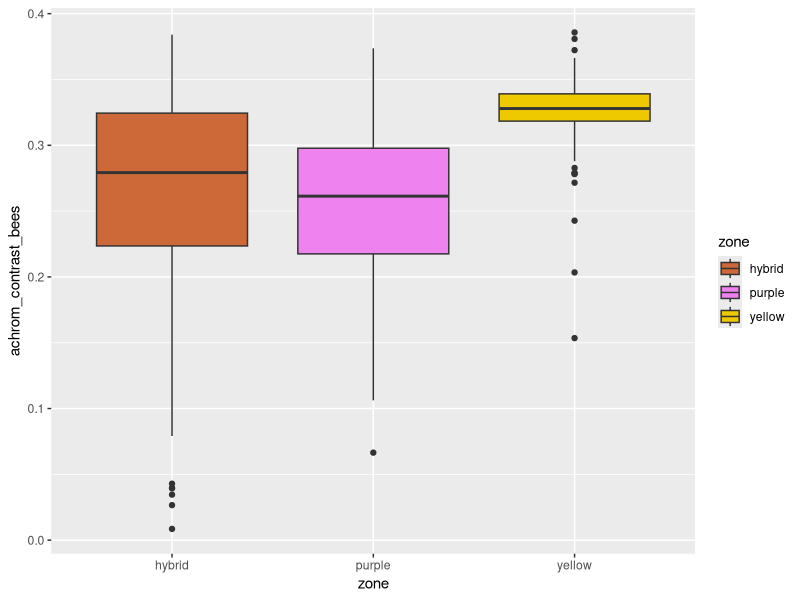
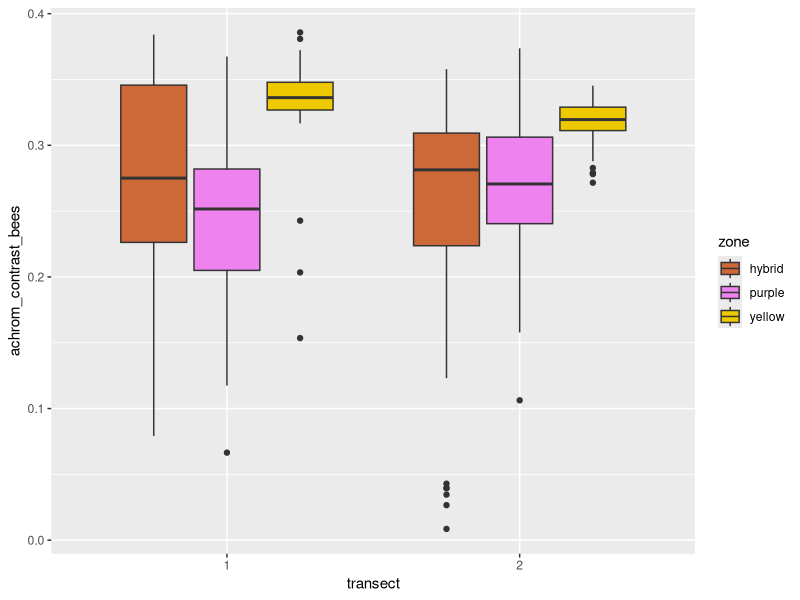
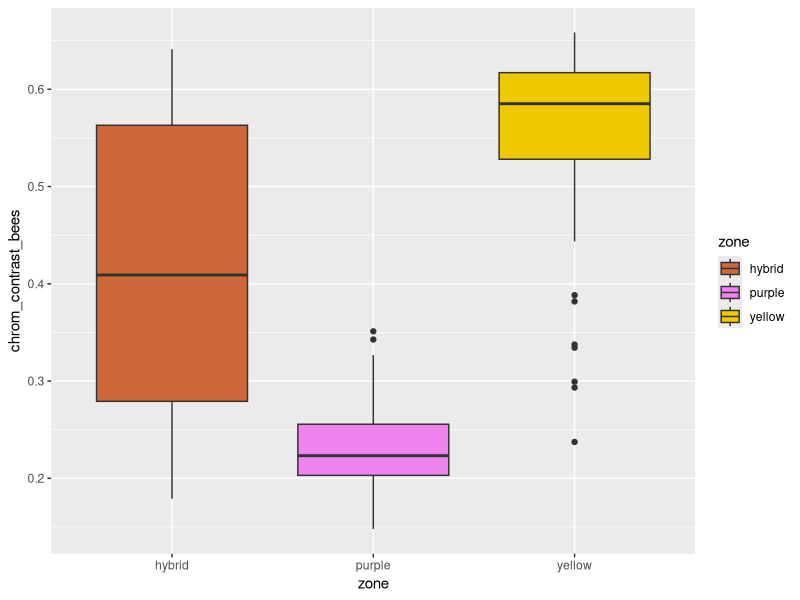
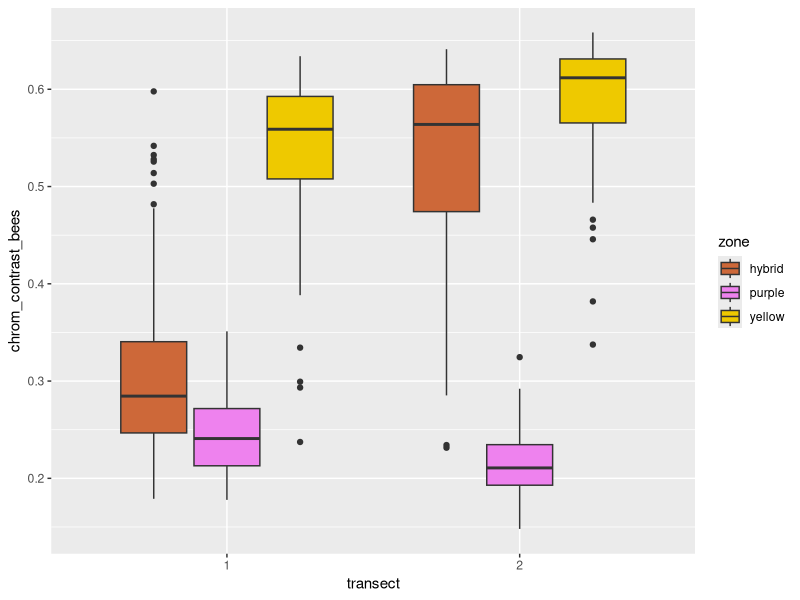
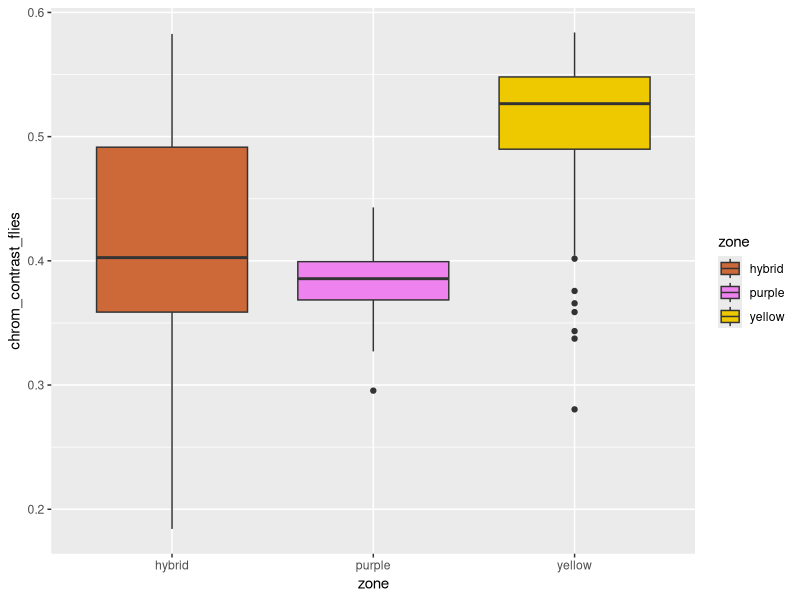
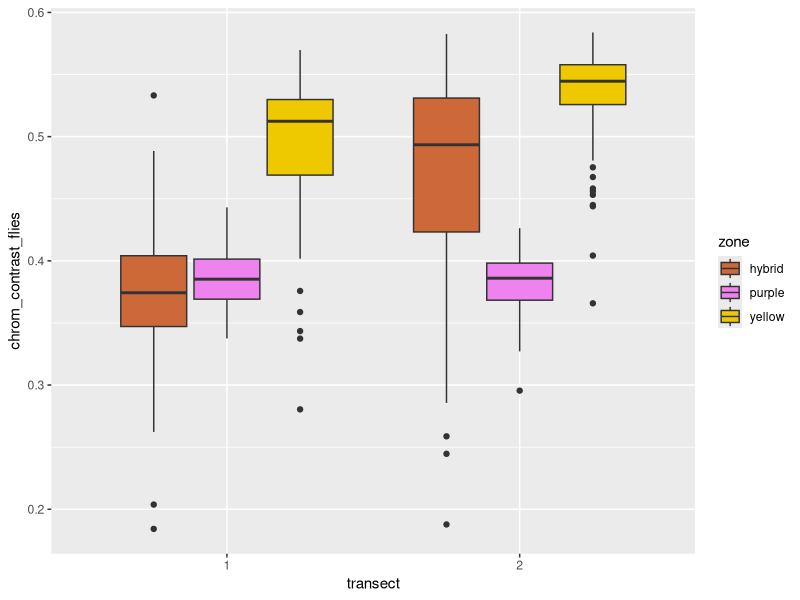
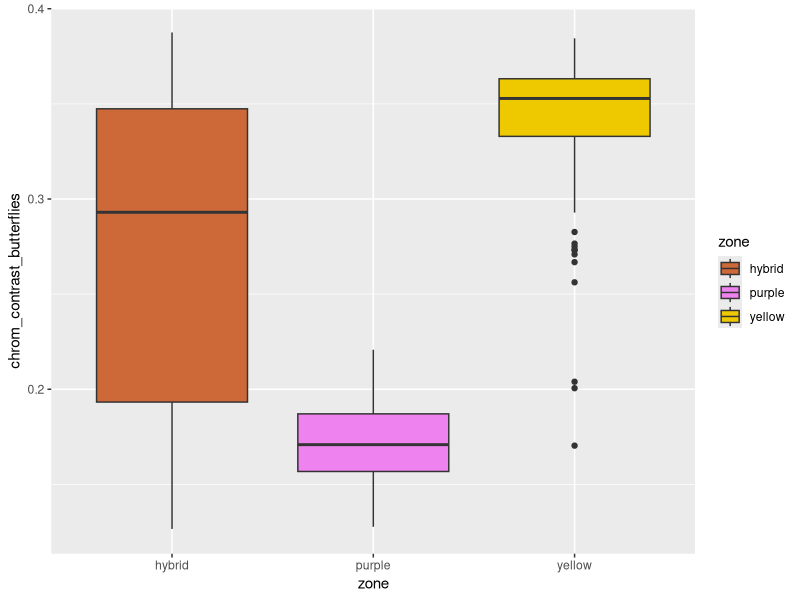
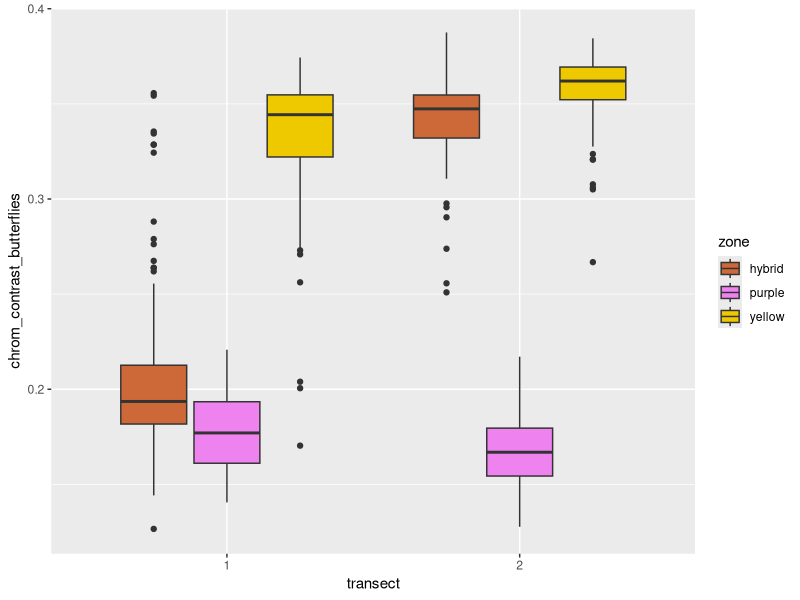

The R script that drew these images, in order:
library(ggplot2)
library(multcomp)


setwd("~/Desktop/UGR")
list.files()

# he copiado en un txt todos los valores de conrtaste ACROMATICO que obtuve en los scripts
# T1_H1-T2-M2; luego copie en un excel todas las filas seguidas de los 6 txt que me genero R
# y el resultado es el archivo "achrom_cont_all.txt" que voy a cargar ahora
achrom <- read.table("achrom_cont_all.txt", header=TRUE)
achrom$transect <- as.factor(achrom$transect)  # factor
achrom$zone <- as.factor(achrom$zone)  # factor
achrom$zone2 <- as.factor(achrom$zone2)  # factor
str(achrom)
head(achrom)

aov_achrom <- aov(achrom_contrast_bees ~ transect*zone, data = achrom)
summary(aov_achrom)
#                Df Sum Sq Mean Sq F value Pr(>F)    
# transect        1 0.0015 0.00147   0.449 0.5031    
# zone            2 0.4529 0.22646  69.174 <2e-16 ***
# transect:zone   2 0.0521 0.02606   7.961 0.0004 ***
# Residuals     449 1.4699 0.00327           

# lo que vemos en el modelo es que no hay diferencias entre los transectos pero si entre las
# zonas (hibrida, morada y amarilla), lo cual era esperable
# la interaccion nos dice que las diferencias que se dan entre zonas no son las mismas en los transectos


aov_achrom_tukey <- glht(aov_achrom, linfct=mcp(zone="Tukey"))
summary(aov_achrom_tukey) # todas las comparaciones salen significativas
cld(aov_achrom_tukey)
# hybrid purple yellow 
#  "b"    "a"    "c" 
# estas son las diferencias entre las 3 zonas que vimos arriba en el modelo
plot_achrom <- ggplot(achrom, aes(x=zone, y=achrom_contrast_bees))
plot_achrom <- plot_achrom + geom_boxplot(aes(fill = zone)) + 
               scale_fill_manual(values=c("sienna3", "violet", "gold2", "sienna3", "violet", "gold2"))
plot_achrom

aov_achrom2 <- aov(achrom_contrast_bees ~ zone2, data = achrom)
aov_achrom_tukey2 <- glht(aov_achrom2, linfct=mcp(zone2="Tukey"))
summary(aov_achrom_tukey2)
cld(aov_achrom_tukey2)
# hybrid1 hybrid2 purple1 purple2 yellow1 yellow2 
#  "b"    "ab"     "a"    "ab"     "c"     "c" 
# y aqui vemos el efecto de la interaccion; si no fuera significativa, esperariamos que en el posthoc
# encontrasemos que hybrid1 y hybrid2 y que purple y purple2 estuvieran en los mismos grupos, respectivamente

plot_achrom2 <- ggplot(achrom, aes(x=transect, y=achrom_contrast_bees))
plot_achrom2 <- plot_achrom2 + geom_boxplot(aes(fill = zone)) + 
                scale_fill_manual(values=c("sienna3", "violet", "gold2", "sienna3", "violet", "gold2"))
plot_achrom2





# ahora voy a analizar el contraste CROMATICO (distancia al centro) de cada polinizador
chrom <- read.table("chrom_cont_all.txt", header=TRUE)
chrom$transect <- as.factor(chrom$transect)  # factor
chrom$zone <- as.factor(chrom$zone)  # factor
chrom$zone2 <- as.factor(chrom$zone2)  # factor
str(chrom)
head(chrom)

# abejas:
aov_chrom_bees <- aov(chrom_contrast_bees ~ transect*zone, data = chrom)
summary(aov_chrom_bees)
#                Df Sum Sq Mean Sq F value Pr(>F)    
# transect        1  0.574   0.574   106.9 <2e-16 ***
# zone            2  8.699   4.349   809.8 <2e-16 ***
# transect:zone   2  1.146   0.573   106.7 <2e-16 ***
# Residuals     449  2.411   0.005

# los dos factores y su interaccion salen significativos

aov_achrom_tukey_bees <- glht(aov_chrom_bees, linfct=mcp(zone="Tukey"))
summary(aov_achrom_tukey_bees) # todas las comparaciones salen significativas
cld(aov_achrom_tukey_bees)
# hybrid purple yellow 
#  "b"    "a"    "c" 
# estas son las diferencias entre las 3 zonas que vimos arriba en el modelo
plot_chrom_bees <- ggplot(chrom, aes(x=zone, y=chrom_contrast_bees))
plot_chrom_bees <- plot_chrom_bees + geom_boxplot(aes(fill = zone)) + 
                   scale_fill_manual(values=c("sienna3", "violet", "gold2", "sienna3", "violet", "gold2"))
plot_chrom_bees

aov_chrom_bees2 <- aov(chrom_contrast_bees ~ zone2, data = chrom)
aov_chrom_tukey_bees2 <- glht(aov_chrom_bees2, linfct=mcp(zone2="Tukey"))
summary(aov_chrom_tukey_bees2)
cld(aov_chrom_tukey_bees2)
# hybrid1 hybrid2 pruple2 purple1 yellow1 yellow2 
#  "b"     "c"     "a"     "a"     "c"     "d"

plot_chrom_bees2 <- ggplot(chrom, aes(x=transect, y=chrom_contrast_bees))
plot_chrom_bees2 <- plot_chrom_bees2 + geom_boxplot(aes(fill = zone)) + 
                    scale_fill_manual(values=c("sienna3", "violet", "gold2", "sienna3", "violet", "gold2"))
plot_chrom_bees2


# moscas:
aov_chrom_flies <- aov(chrom_contrast_flies ~ transect*zone, data = chrom)
summary(aov_chrom_flies)
#                Df Sum Sq Mean Sq F value Pr(>F)    
# transect        1 0.1828  0.1828   66.12 4.18e-15 ***
# zone            2 1.3183  0.6591  238.40  < 2e-16 ***
# transect:zone   2 0.1682  0.0841   30.43 4.06e-13 ***
# Residuals     449 1.2414  0.0028

# los dos factores y su interaccion salen significativos

aov_achrom_tukey_flies <- glht(aov_chrom_flies, linfct=mcp(zone="Tukey"))
summary(aov_achrom_tukey_flies) # la comparacion purple vs hybrid no sale significativa
cld(aov_achrom_tukey_flies)
# hybrid purple yellow 
#  "a"    "a"    "b" 
# estas son las diferencias entre las 3 zonas que vimos arriba en el modelo
plot_chrom_flies <- ggplot(chrom, aes(x=zone, y=chrom_contrast_flies))
plot_chrom_flies <- plot_chrom_flies + geom_boxplot(aes(fill = zone)) + 
                    scale_fill_manual(values=c("sienna3", "violet", "gold2", "sienna3", "violet", "gold2"))
plot_chrom_flies

aov_chrom_flies2 <- aov(chrom_contrast_flies ~ zone2, data = chrom)
aov_chrom_tukey_flies2 <- glht(aov_chrom_flies2, linfct=mcp(zone2="Tukey"))
summary(aov_chrom_tukey_flies2)
cld(aov_chrom_tukey_flies2)
# hybrid1 hybrid2 pruple2 purple1 yellow1 yellow2 
#  "a"     "b"     "a"     "a"     "c"     "d"

plot_chrom_flies2 <- ggplot(chrom, aes(x=transect, y=chrom_contrast_flies))
plot_chrom_flies2 <- plot_chrom_flies2 + geom_boxplot(aes(fill = zone)) + 
                     scale_fill_manual(values=c("sienna3", "violet", "gold2", "sienna3", "violet", "gold2"))
plot_chrom_flies2


# mariposas:
aov_chrom_butterflies <- aov(chrom_contrast_butterflies ~ transect*zone, data = chrom)
summary(aov_chrom_butterflies)
#                Df Sum Sq Mean Sq F value Pr(>F)    
# transect        1 0.2240  0.2240   220.8 <2e-16 ***
# zone            2 2.3162  1.1581  1141.2 <2e-16 ***
# transect:zone   2 0.4027  0.2013   198.4 <2e-16 ***
# Residuals     449 0.4557  0.0010

# los dos factores y su interaccion salen significativos

aov_achrom_tukey_butterflies <- glht(aov_chrom_butterflies, linfct=mcp(zone="Tukey"))
summary(aov_achrom_tukey_butterflies) # todas las comparaciones son significativas
cld(aov_achrom_tukey_butterflies)
# hybrid purple yellow 
#  "b"    "a"    "c" 
# estas son las diferencias entre las 3 zonas que vimos arriba en el modelo
plot_chrom_butterflies <- ggplot(chrom, aes(x=zone, y=chrom_contrast_butterflies))
plot_chrom_butterflies <- plot_chrom_butterflies + geom_boxplot(aes(fill = zone)) + 
                          scale_fill_manual(values=c("sienna3", "violet", "gold2", "sienna3", "violet", "gold2"))
plot_chrom_butterflies

aov_chrom_butterflies2 <- aov(chrom_contrast_butterflies ~ zone2, data = chrom)
aov_chrom_tukey_butterflies2 <- glht(aov_chrom_butterflies2, linfct=mcp(zone2="Tukey"))
summary(aov_chrom_tukey_butterflies2)
cld(aov_chrom_tukey_butterflies2)
# hybrid1 hybrid2 pruple2 purple1 yellow1 yellow2 
#  "b"     "cd"     "a"     "a"     "c"     "d"

plot_chrom_butterflies2 <- ggplot(chrom, aes(x=transect, y=chrom_contrast_butterflies))
plot_chrom_butterflies2 <- plot_chrom_butterflies2 + geom_boxplot(aes(fill = zone)) + 
                           scale_fill_manual(values=c("sienna3", "violet", "gold2", "sienna3", "violet", "gold2"))
plot_chrom_butterflies2


# escarabajos:
aov_chrom_beetles <- aov(chrom_contrast_beetles ~ transect*zone, data = chrom)
summary(aov_chrom_beetles)
#                Df Sum Sq Mean Sq F value Pr(>F)    
# transect        1 0.0857 0.08566   33.16 1.58e-08 ***
# zone            2 0.3126 0.15632   60.52  < 2e-16 ***
# transect:zone   2 0.1076 0.05382   20.84 2.22e-09 ***
# Residuals     449 1.1598 0.00258

# los dos factores y su interaccion salen significativos

aov_achrom_tukey_beetles <- glht(aov_chrom_beetles, linfct=mcp(zone="Tukey"))
summary(aov_achrom_tukey_beetles) # hybrid vs yellow marginalmente (0.05589 .), las demas si
cld(aov_achrom_tukey_beetles)
# hybrid purple yellow 
#  "b"    "a"    "b" 
# estas son las diferencias entre las 3 zonas que vimos arriba en el modelo
plot_chrom_beetles <- ggplot(chrom, aes(x=zone, y=chrom_contrast_beetles))
plot_chrom_beetles <- plot_chrom_beetles + geom_boxplot(aes(fill = zone)) + 
                      scale_fill_manual(values=c("sienna3", "violet", "gold2", "sienna3", "violet", "gold2"))
plot_chrom_beetles

aov_chrom_beetles2 <- aov(chrom_contrast_beetles ~ zone2, data = chrom)
aov_chrom_tukey_beetles2 <- glht(aov_chrom_beetles2, linfct=mcp(zone2="Tukey"))
summary(aov_chrom_tukey_beetles2)
cld(aov_chrom_tukey_beetles2)
# hybrid1 hybrid2 pruple2 purple1 yellow1 yellow2 
#  "bc"     "e"     "ab"     "a"     "cd"     "d"

plot_chrom_beetles2 <- ggplot(chrom, aes(x=transect, y=chrom_contrast_beetles))
plot_chrom_beetles2 <- plot_chrom_beetles2 + geom_boxplot(aes(fill = zone)) + 
                       scale_fill_manual(values=c("sienna3", "violet", "gold2", "sienna3", "violet", "gold2"))
plot_chrom_beetles2
